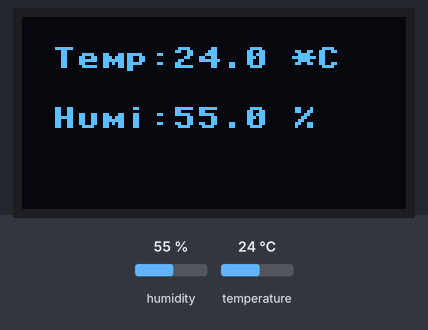
Simulated run of this program. Board: Raspberry Pi Pico running MicroPython. On the bench: 128×64 one-colour display. The inputs (shaded band) are chosen by the test bench; at power-on: humidity 55 %, temperature 24 °C. Library files of the repository ran but are not shown: SSD1306.py; what the program prints to the serial console is not drawn.

Above: at 2.7 s.
2.8 s: humidity set to 22 %
At 5.2 s:
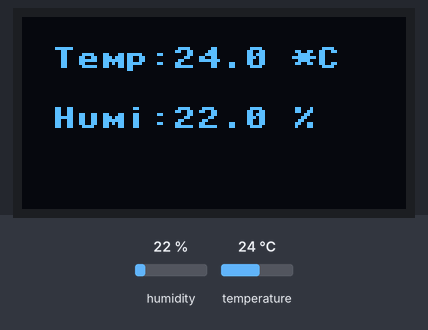
5.6 s: temperature set to 12 °C
At 8.8 s:
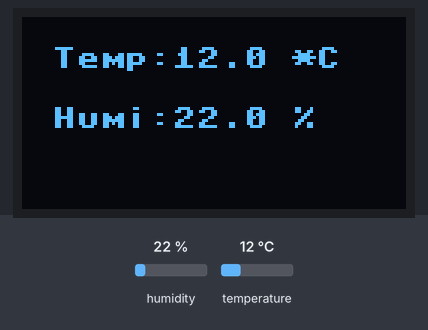
9.0 s: humidity set to 40 %
At 10.6 s:
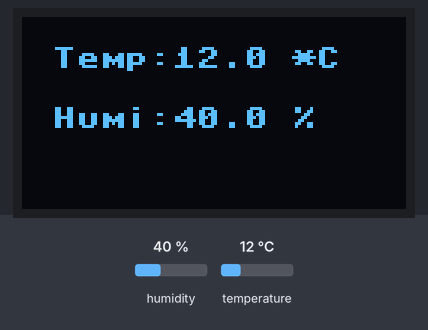
11.8 s: temperature set to 19 °C
Timing chart, 0 to 14.8 s (numbered marks = the images above; inputs shaded):
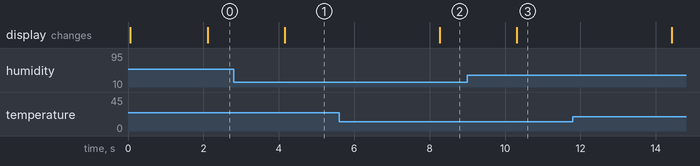

Measured:
- after the input at 2.8 s, the display: changes after 1.4 s (image 1)
- after the input at 5.6 s, the display: changes after 2.7 s (image 2)
- after the input at 9.0 s, the display: changes after 1.3 s (image 3)

The program:

main.py
```python
from machine import Pin, I2C
from SSD1306 import SSD1306_I2C
import utime as time
from dht import DHT11, InvalidChecksum

WIDTH  = 128                                            # oled display width
HEIGHT = 64                                             # oled display height

i2c = I2C(1, scl=Pin(15), sda=Pin(14), freq=200000)       # Init I2C using pins GP8 & GP9 (default I2C0 pins)
print("I2C Address      : "+hex(i2c.scan()[0]).upper()) # Display device address
print("I2C Configuration: "+str(i2c))                   # Display I2C config


oled = SSD1306_I2C(WIDTH, HEIGHT, i2c)                  # Init oled display

while True:
    time.sleep(1)
    pin = Pin(28, Pin.OUT, Pin.PULL_DOWN)
    sensor = DHT11(pin)
    t  = (sensor.temperature)
    h = (sensor.humidity)
    print("Temperature: {}".format(sensor.temperature))
    print("Humidity: {}".format(sensor.humidity))
    # Clear the oled display in case it has junk on it.
    oled.fill(0)

    # Add some text
    oled.text("Temp: ",10,10)
    oled.text(str(sensor.temperature),50,10)
    oled.text("*C",90,10)

    oled.text("Humi: ",10,30)
    oled.text(str(sensor.humidity),50,30)
    oled.text("%",90,30)

    time.sleep(1)
    oled.show()
```
